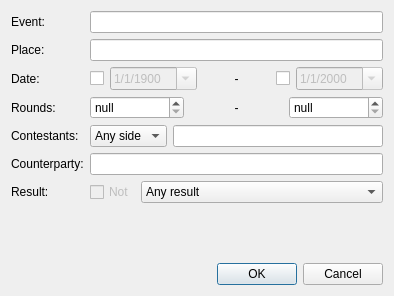
<?xml version="1.0" encoding="UTF-8"?>
<ui version="4.0">
 <class>GameDatabaseSearchDialog</class>
 <widget class="QDialog" name="GameDatabaseSearchDialog">
  <property name="geometry">
   <rect>
    <x>0</x>
    <y>0</y>
    <width>394</width>
    <height>296</height>
   </rect>
  </property>
  <property name="windowTitle">
   <string>Advanced search</string>
  </property>
  <layout class="QVBoxLayout" name="verticalLayout">
   <item>
    <layout class="QFormLayout" name="formLayout">
     <property name="fieldGrowthPolicy">
      <enum>QFormLayout::AllNonFixedFieldsGrow</enum>
     </property>
     <item row="0" column="0">
      <widget class="QLabel" name="label">
       <property name="text">
        <string>Event:</string>
       </property>
       <property name="buddy">
        <cstring>m_eventEdit</cstring>
       </property>
      </widget>
     </item>
     <item row="0" column="1">
      <widget class="QLineEdit" name="m_eventEdit">
       <property name="toolTip">
        <string>The name of the tournament or match event.</string>
       </property>
      </widget>
     </item>
     <item row="1" column="0">
      <widget class="QLabel" name="label_2">
       <property name="text">
        <string>Place:</string>
       </property>
       <property name="buddy">
        <cstring>m_siteEdit</cstring>
       </property>
      </widget>
     </item>
     <item row="1" column="1">
      <widget class="QLineEdit" name="m_siteEdit">
       <property name="toolTip">
        <string>The location of the event.</string>
       </property>
      </widget>
     </item>
     <item row="2" column="0">
      <widget class="QLabel" name="label_3">
       <property name="text">
        <string>Date:</string>
       </property>
       <property name="buddy">
        <cstring>m_minDateCheck</cstring>
       </property>
      </widget>
     </item>
     <item row="2" column="1">
      <layout class="QHBoxLayout" name="horizontalLayout">
       <item>
        <widget class="QCheckBox" name="m_minDateCheck">
         <property name="sizePolicy">
          <sizepolicy hsizetype="Fixed" vsizetype="Fixed">
           <horstretch>0</horstretch>
           <verstretch>0</verstretch>
          </sizepolicy>
         </property>
         <property name="toolTip">
          <string>Enable minimum date.</string>
         </property>
         <property name="text">
          <string/>
         </property>
        </widget>
       </item>
       <item>
        <widget class="QDateEdit" name="m_minDateEdit">
         <property name="enabled">
          <bool>false</bool>
         </property>
         <property name="toolTip">
          <string>Minimum starting date of the games.</string>
         </property>
         <property name="displayFormat">
          <string>M/d/yyyy</string>
         </property>
         <property name="calendarPopup">
          <bool>true</bool>
         </property>
         <property name="date">
          <date>
           <year>1900</year>
           <month>1</month>
           <day>1</day>
          </date>
         </property>
        </widget>
       </item>
       <item>
        <widget class="QLabel" name="label_8">
         <property name="text">
          <string>-</string>
         </property>
         <property name="alignment">
          <set>Qt::AlignCenter</set>
         </property>
        </widget>
       </item>
       <item>
        <widget class="QCheckBox" name="m_maxDateCheck">
         <property name="sizePolicy">
          <sizepolicy hsizetype="Fixed" vsizetype="Fixed">
           <horstretch>0</horstretch>
           <verstretch>0</verstretch>
          </sizepolicy>
         </property>
         <property name="toolTip">
          <string>Enable maximum date.</string>
         </property>
         <property name="text">
          <string/>
         </property>
        </widget>
       </item>
       <item>
        <widget class="QDateEdit" name="m_maxDateEdit">
         <property name="enabled">
          <bool>false</bool>
         </property>
         <property name="toolTip">
          <string>Maximum starting date of the games.</string>
         </property>
         <property name="displayFormat">
          <string>M/d/yyyy</string>
         </property>
         <property name="calendarPopup">
          <bool>true</bool>
         </property>
        </widget>
       </item>
      </layout>
     </item>
     <item row="3" column="0">
      <widget class="QLabel" name="label_4">
       <property name="text">
        <string>Rounds:</string>
       </property>
       <property name="buddy">
        <cstring>m_minRoundSpin</cstring>
       </property>
      </widget>
     </item>
     <item row="3" column="1">
      <layout class="QHBoxLayout" name="horizontalLayout_3">
       <item>
        <widget class="QSpinBox" name="m_minRoundSpin">
         <property name="toolTip">
          <string>The minimum round ordinal of the games within the event.</string>
         </property>
         <property name="specialValueText">
          <string>null</string>
         </property>
         <property name="maximum">
          <number>100000</number>
         </property>
        </widget>
       </item>
       <item>
        <widget class="QLabel" name="label_9">
         <property name="text">
          <string>-</string>
         </property>
         <property name="alignment">
          <set>Qt::AlignCenter</set>
         </property>
        </widget>
       </item>
       <item>
        <widget class="QSpinBox" name="m_maxRoundSpin">
         <property name="toolTip">
          <string>The maximum round ordinal of the games within the event.</string>
         </property>
         <property name="specialValueText">
          <string>null</string>
         </property>
         <property name="suffix">
          <string/>
         </property>
         <property name="maximum">
          <number>100000</number>
         </property>
        </widget>
       </item>
      </layout>
     </item>
     <item row="4" column="0">
      <widget class="QLabel" name="label_5">
       <property name="text">
        <string>Contestants:</string>
       </property>
       <property name="buddy">
        <cstring>m_playerSideCombo</cstring>
       </property>
      </widget>
     </item>
     <item row="4" column="1">
      <layout class="QHBoxLayout" name="horizontalLayout_2">
       <item>
        <widget class="QComboBox" name="m_playerSideCombo">
         <property name="toolTip">
          <string>The side the player plays on.</string>
         </property>
         <item>
          <property name="text">
           <string extracomment="This player may play either red or black pieces">Any side</string>
          </property>
         </item>
         <item>
          <property name="text">
           <string extracomment="This player plays red pieces">Red</string>
          </property>
         </item>
         <item>
          <property name="text">
           <string extracomment="This player plays black pieces">Black</string>
          </property>
         </item>
        </widget>
       </item>
       <item>
        <widget class="QLineEdit" name="m_playerEdit">
         <property name="toolTip">
          <string>The first player's name, in &quot;lastname, firstname&quot; format.</string>
         </property>
        </widget>
       </item>
      </layout>
     </item>
     <item row="5" column="0">
      <widget class="QLabel" name="label_6">
       <property name="text">
        <string>Counterparty:</string>
       </property>
       <property name="buddy">
        <cstring>m_opponentEdit</cstring>
       </property>
      </widget>
     </item>
     <item row="5" column="1">
      <widget class="QLineEdit" name="m_opponentEdit">
       <property name="toolTip">
        <string>The second player's name, in &quot;lastname, firstname&quot; format.</string>
       </property>
      </widget>
     </item>
     <item row="6" column="0">
      <widget class="QLabel" name="label_7">
       <property name="text">
        <string>Result:</string>
       </property>
       <property name="buddy">
        <cstring>m_resultCombo</cstring>
       </property>
      </widget>
     </item>
     <item row="6" column="1">
      <layout class="QHBoxLayout" name="horizontalLayout_4">
       <item>
        <widget class="QCheckBox" name="m_invertResultCheck">
         <property name="enabled">
          <bool>false</bool>
         </property>
         <property name="sizePolicy">
          <sizepolicy hsizetype="Fixed" vsizetype="Fixed">
           <horstretch>0</horstretch>
           <verstretch>0</verstretch>
          </sizepolicy>
         </property>
         <property name="toolTip">
          <string>Search for the inverse of the chosen result.</string>
         </property>
         <property name="text">
          <string>Not</string>
         </property>
        </widget>
       </item>
       <item>
        <widget class="QComboBox" name="m_resultCombo">
         <property name="toolTip">
          <string>The result of the games.</string>
         </property>
         <item>
          <property name="text">
           <string extracomment="Any result">Any result</string>
          </property>
         </item>
         <item>
          <property name="text">
           <string extracomment="Any player wins">Any player wins</string>
          </property>
         </item>
         <item>
          <property name="text">
           <string extracomment="The player with red pieces wins">Red wins</string>
          </property>
         </item>
         <item>
          <property name="text">
           <string extracomment="The player with black pieces wins">Black wins</string>
          </property>
         </item>
         <item>
          <property name="text">
           <string extracomment="The first player wins">First player wins</string>
          </property>
         </item>
         <item>
          <property name="text">
           <string extracomment="The first player loses">First player loses</string>
          </property>
         </item>
         <item>
          <property name="text">
           <string extracomment="The game is a draw">Draw</string>
          </property>
         </item>
         <item>
          <property name="text">
           <string extracomment="The game is in progress or the result is unknown">Unfinished</string>
          </property>
         </item>
        </widget>
       </item>
      </layout>
     </item>
    </layout>
   </item>
   <item>
    <widget class="QDialogButtonBox" name="buttonBox">
     <property name="orientation">
      <enum>Qt::Horizontal</enum>
     </property>
     <property name="standardButtons">
      <set>QDialogButtonBox::Cancel|QDialogButtonBox::Ok</set>
     </property>
    </widget>
   </item>
  </layout>
 </widget>
 <tabstops>
  <tabstop>buttonBox</tabstop>
  <tabstop>m_eventEdit</tabstop>
  <tabstop>m_siteEdit</tabstop>
  <tabstop>m_minDateCheck</tabstop>
  <tabstop>m_minDateEdit</tabstop>
  <tabstop>m_maxDateCheck</tabstop>
  <tabstop>m_maxDateEdit</tabstop>
  <tabstop>m_minRoundSpin</tabstop>
  <tabstop>m_maxRoundSpin</tabstop>
  <tabstop>m_playerSideCombo</tabstop>
  <tabstop>m_playerEdit</tabstop>
  <tabstop>m_opponentEdit</tabstop>
  <tabstop>m_invertResultCheck</tabstop>
  <tabstop>m_resultCombo</tabstop>
 </tabstops>
 <resources/>
 <connections>
  <connection>
   <sender>buttonBox</sender>
   <signal>accepted()</signal>
   <receiver>GameDatabaseSearchDialog</receiver>
   <slot>accept()</slot>
   <hints>
    <hint type="sourcelabel">
     <x>258</x>
     <y>290</y>
    </hint>
    <hint type="destinationlabel">
     <x>157</x>
     <y>274</y>
    </hint>
   </hints>
  </connection>
  <connection>
   <sender>buttonBox</sender>
   <signal>rejected()</signal>
   <receiver>GameDatabaseSearchDialog</receiver>
   <slot>reject()</slot>
   <hints>
    <hint type="sourcelabel">
     <x>326</x>
     <y>290</y>
    </hint>
    <hint type="destinationlabel">
     <x>286</x>
     <y>274</y>
    </hint>
   </hints>
  </connection>
  <connection>
   <sender>m_minDateCheck</sender>
   <signal>toggled(bool)</signal>
   <receiver>m_minDateEdit</receiver>
   <slot>setEnabled(bool)</slot>
   <hints>
    <hint type="sourcelabel">
     <x>99</x>
     <y>91</y>
    </hint>
    <hint type="destinationlabel">
     <x>177</x>
     <y>91</y>
    </hint>
   </hints>
  </connection>
  <connection>
   <sender>m_maxDateCheck</sender>
   <signal>toggled(bool)</signal>
   <receiver>m_maxDateEdit</receiver>
   <slot>setEnabled(bool)</slot>
   <hints>
    <hint type="sourcelabel">
     <x>255</x>
     <y>91</y>
    </hint>
    <hint type="destinationlabel">
     <x>333</x>
     <y>91</y>
    </hint>
   </hints>
  </connection>
 </connections>
</ui>
